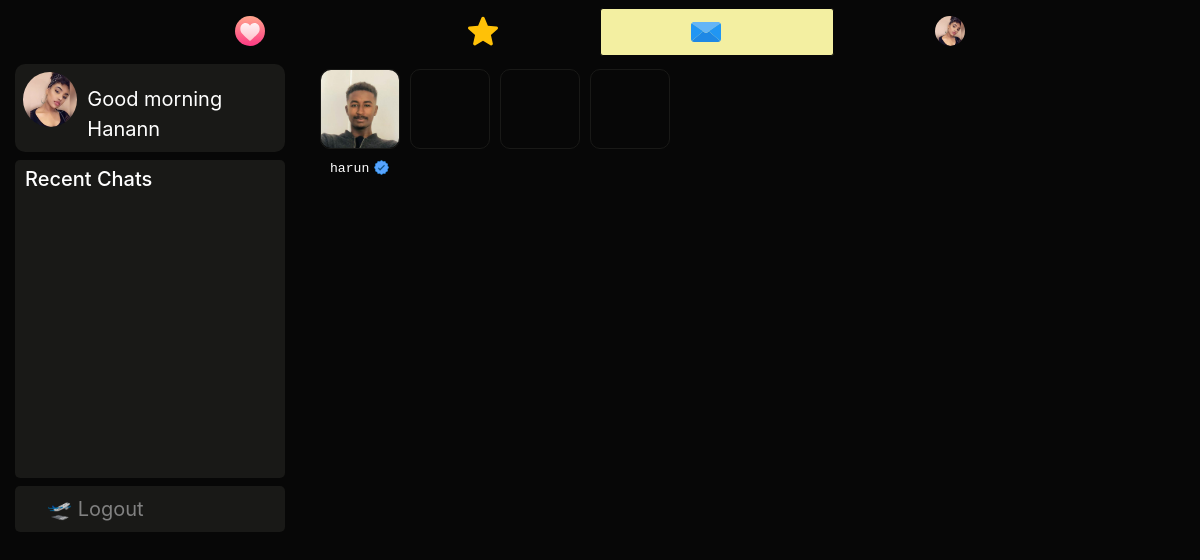
/messages (signed in), run on the app's committed database.
### dating/models.py (models this page shows, shortened)
class User(db.Model, UserMixin):
	id = db.Column(db.Integer, primary_key=True)
	username = db.Column(db.String(20), unique=True, nullable=False)
	email = db.Column(db.String(120), unique=True, nullable=True)
	dp = db.Column(db.String(20), nullable=False, default='default.jpg')
	dp2 = db.Column(db.String(20), nullable=False, default='flip.png')
	dp3 = db.Column(db.String(20), nullable=False, default='plane.png')
	password = db.Column(db.String(60), nullable=False)
	last_seen = db.Column(db.DateTime, default=datetime.utcnow)
	date_joined = db.Column(db.DateTime, nullable=False, default=datetime.utcnow)
	department = db.Column(db.String(20), nullable=False)
	student_number = db.Column(db.Integer(), unique=True, nullable=True)
	age = db.Column(db.DateTime, nullable=False)
	gender = db.Column(db.String(20), nullable=False)
	country = db.Column(db.String(20), default="Cyprus", nullable=True)
	bio = db.Column(db.String(120), nullable=True)
	private = db.Column(db.Boolean, default=False, nullable=False)
	snapchat = db.Column(db.String(20), default="snapchat", nullable=True)
	instagram = db.Column(db.String(20), default="instagram", nullable=True)
	followed = db.relationship(
		'User', secondary=followers,
		primaryjoin=(followers.c.follower_id == id),
		secondaryjoin=(followers.c.followed_id == id),
		backref=db.backref('followers', lazy='dynamic'), lazy='dynamic')
	messages_sent = db.relationship('Message',
									foreign_keys='Message.sender_id',
									backref='author', lazy='dynamic')
	messages_received = db.relationship('Message',
										foreign_keys='Message.recipient_id',
										backref='recipient', lazy='dynamic')
	last_message_read_time = db.Column(db.DateTime)
	def is_following(self, user):
		return self.followed.filter(followers.c.followed_id == user.id).count() > 0
	def new_messages(self):
		last_read_time = self.last_message_read_time or datetime(1900, 1, 1)
		return Message.query.filter_by(recipient=self).filter(
			Message.timestamp > last_read_time).count()

### dating/routes.py (the view)
@app.route('/messages')
@login_required
def messages():
	current_user.last_message_read_time = datetime.utcnow()
	db.session.commit()
	messages_received = current_user.messages_received.order_by(m.timestamp.desc())
	messages_sent = current_user.messages_sent.order_by(m.timestamp.desc())
	recent_chats = list()
	for message in messages_received:
		recent_chats.append(message.author)
	for message in messages_sent:
		recent_chats.append(message.recipient)
	recent_chats = list(dict.fromkeys(recent_chats))
	users = User.query.all()
	hour = datetime.now().hour
	greeting = "Good morning" if 5<=hour<12 else "Good afternoon" if hour<18 else "Good evening"
	return render_template('messages.html', title="Messages", users=users, greeting=greeting, recent_chats=recent_chats, messages_sent=messages_sent, messages_received=messages_received)

### dating/models.py (called while the page is built)
@login_manager.user_loader
def load_user(user_id):
	return User.query.get(int(user_id))

### dating/routes.py (called while the page is built)
@app.before_request
def before_request():
	if current_user.is_authenticated:
		current_user.last_seen = datetime.utcnow()
		db.session.commit()

### dating/templates/messages.html (shortened to what this page needs)
{% extends "layout.html" %}
{% block content %}
<div class="container-fluid">
  <div class="row">
    <div class="col-lg-3 d-none d-lg-block position-fixed">
      <a href="{{ url_for('user_posts',username=current_user.username) }}" style="text-decoration:none;">
      <header class="mb-2">
        <img src="{{ url_for('static', filename='profile_pics/' + current_user.dp) }}" alt="default profile" class="profile-thumbnail">
        <div class="profile-name">
          <span class="mt-2 pt-1" style="font-size:20px;color:#fff;">{{greeting}} {{current_user.username.title()}}</span>
        </div>
      </header>
    </a>
      <div style="background:#191917;padding:7px;cursor:pointer;border-radius:5px;overflow:auto;height:318px;">
        <h5 style="padding-left: 3px;">Recent Chats</h5>
      </div>
       <div class="mt-2" style="background:#191917;padding:8px 8px 8px 32px;font-size:20px;display:block;border-radius:5px;">
        <a href="{{ url_for('logout') }}" style="text-decoration:none;color:#818181;"> 🛫 Logout</a>
        </div>
</div>
    <div class="col-lg-6 offset-lg-3">
      {% if current_user.is_authenticated %}
          <section class="cardi scroll mb-2">
            {% for user in users if user != current_user and user.is_following(current_user) and current_user.is_following(user) %}
            <div class="others">
            <div class="card--content"><a href="{{ url_for('message',recipient=user.username) }}"><img src="{{ url_for('static', filename='profile_pics/' + user.dp) }}" alt=""></a>
            </div>
            <small style="font-size:15px;color:#f8f8f2;padding-left:15px">
            <code style="color:#fff;">{{user.username.lower()}}</code>
            {% if user.username in ["harun" , "bambi"] %}<img src="{{ url_for('static', filename='resources/' + 'verified.svg') }}" style="width:15px;height:15px;">{% endif %}
          </small>
            </div>
            {% endfor %}
            <div class="card--content"></div>
            <div class="card--content"></div>
            <div class="card--content"></div>
          </section>
          {% endif %}
</div>
{% endblock content %}

### dating/templates/layout.html (shortened to what this page needs)
<!doctype html>
<html lang="en">
  <head>
    <link rel="stylesheet" href="https://stackpath.bootstrapcdn.com/bootstrap/4.3.1/css/bootstrap.min.css">
    <link rel="stylesheet" type="text/css" href="{{ url_for('static', filename='main.css') }}">
  </head>
  <body>
<nav class="navbar navbar-expand-md navbar-dark sticky-top justify-content-center d-none d-lg-block">
   <ul class="nav">
    <li {% if '/home' == request.path %}  class="active" {% endif %}>
      <a href="{{url_for('home')}}"><img src="{{ url_for('static', filename='resources/' + 'swipe.svg') }}" style="width:30px;height:30px;"></a>
    </li>
    <li {% if '/discover' == request.path %}  class="active" {% endif %}>
      <a href="{{url_for('discover')}}"><img src="{{ url_for('static', filename='resources/' + 'like.svg') }}" style="width:30px;height:30px;"></a>
    </li>
    <li {% if '/messages' == request.path %}  class="active" {% endif %}>
      <a href="{{url_for('messages')}}">
        <img src="{{ url_for('static', filename='resources/' + 'message.svg') }}" style="width:30px;height:30px;">
      </a>
    </li>
    <li>
      <a href="{{url_for('user_posts', username=current_user.username)}}">
        {% if current_user.is_authenticated %}
          <img src="{{ url_for('static', filename='profile_pics/' + current_user.dp) }}" style="width:30px;height:30px;border-radius:50%">
        {% else %}
        <img src="https://www.flaticon.com/premium-icon/icons/svg/3133/3133799.svg" style="width:30px;height:30px;">
        {% endif %}
      </a>
    </li>
</ul>
</nav>
  {% block content %} {% endblock %}
  </body>
</html>

### dating/static/main.css (style rules this page uses)
body { background:#070707; color:#fff; }
nav { background:#070707; }
small { color: #1e90ff; }
header { display: flex; flex-direction: row; color:#fff; background:#191917; border-radius:10px; padding:8px; cursor:pointer; }
header .profile-thumbnail { width: 55px; height: 55px; border-radius: 50%; }
header .profile-name { display: flex; flex-direction:column; margin-left: 10px; }
.cardi { background: #070707; overflow-x: auto; display: flex; flex-wrap: nowrap; }
.scroll img { width:100%; height:100%; border-radius:10px; }
.card--content { background: #070707; width: 80px; height: 80px; margin: 5px; border-radius:10px; border:1px solid #191917; border-radius:10px; flex: 0 0 auto; }

### dating/templates/layout.html (style rules this page uses)
ul.nav { width:80%; margin:0 auto; padding:0; list-style:none; background-color:none; text-align:center; font-family: sans-serif; }
.nav li { display:inline-block; width:25%; margin:0; padding:0; }
.nav a { text-align:center; padding:8px 0 8px 0; margin:0; display:block; text-decoration:none; color: #fff; }
.active { background: #F3EFA1; border: 1px solid #070707; border-radius: 3px; }
ul.nav li:first-child a { border:none; }
ul.nav li:last-child a { border:none; }

### data on the page
User: dp (picture), username "Hanann"
User: dp (picture), username "harun"
